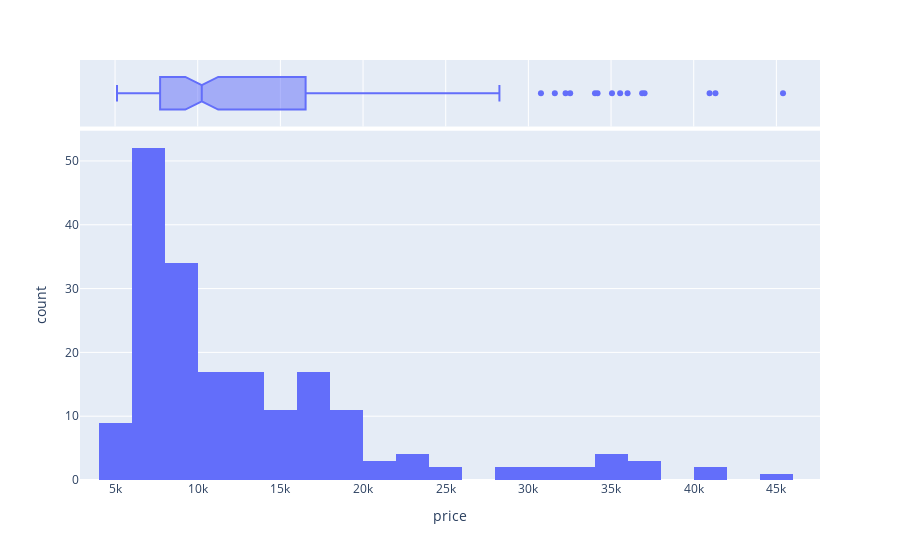

Notebook source saved alongside this figure:
### Code cell
fig = px.histogram(df, x="price", nbins=30, marginal='box')
fig.show()

### Figure 1 — Plotly figure (JSON) as saved in the notebook; plotly's stock layout.template omitted (floating-point values rounded to 4 significant figures; data arrays with more than 128 entries replaced by an {"elided": "..."} marker saying what was removed)
{"data": [{"alignmentgroup": "True", "bingroup": "x", "hovertemplate": "price=%{x}<br>count=%{y}<extra></extra>", "legendgroup": "", "marker": {"color": "#636efa", "pattern": {"shape": ""}}, "name": "", "nbinsx": 30, "offsetgroup": "", "orientation": "v", "showlegend": false, "type": "histogram", "x": {"elided": "193 int values"}, "xaxis": "x", "yaxis": "y"}, {"alignmentgroup": "True", "hovertemplate": "price=%{x}<extra></extra>", "legendgroup": "", "marker": {"color": "#636efa"}, "name": "", "notched": true, "offsetgroup": "", "showlegend": false, "type": "box", "x": {"elided": "193 int values"}, "xaxis": "x2", "yaxis": "y2"}], "layout": {"autosize": true, "barmode": "relative", "legend": {"tracegroupgap": 0}, "margin": {"t": 60}, "xaxis": {"anchor": "y", "autorange": true, "domain": [0, 1], "range": [2880.0, 47640.0], "title": {"text": "price"}, "type": "linear"}, "xaxis2": {"anchor": "y2", "autorange": true, "domain": [0, 1], "matches": "x", "range": [2880.0, 47640.0], "showgrid": true, "showticklabels": false, "type": "linear"}, "yaxis": {"anchor": "x", "autorange": true, "domain": [0, 0.8316], "range": [0, 54.74], "title": {"text": "count"}}, "yaxis2": {"anchor": "x2", "autorange": true, "domain": [0.8416, 1], "matches": "y2", "range": [-0.5, 0.5], "showgrid": false, "showline": false, "showticklabels": false, "ticks": "", "type": "category"}}}
